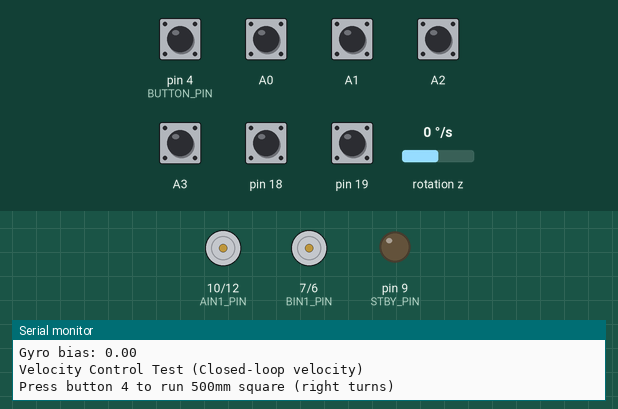
This sketch was run on a simulated Arduino Uno, built with avr-gcc and run on an emulated ATmega328P. Shown: motor-driver pin pairs drawn as motors (green arrow = first pin HIGH = forward, orange = second pin HIGH = backward, longer = more drive, scaled by the enable pin, stopped while the standby pin is LOW), output pins drawn as LEDs (lit = HIGH), the last lines printed to the serial monitor. Wiring (inferred from the names in the program): MPU-6050 motion sensor at I2C address 0x68. The inputs (shaded band) are chosen by the test bench; at power-on: A0–3, pin 4 (BUTTON_PIN), pin 18, pin 19 HIGH, rotation z 0 °/s.

Above: at 2.5 s.
2.6 s: pin 4 (BUTTON_PIN) pulled LOW for 0.15 s
At 3.8 s:
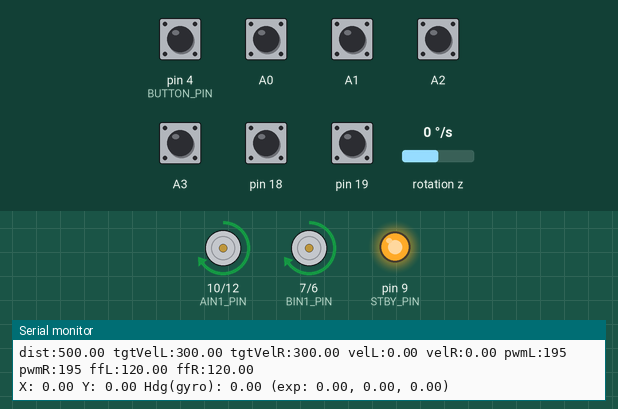
4.2 s: rotation z set to -192 °/s
At 5.0 s:
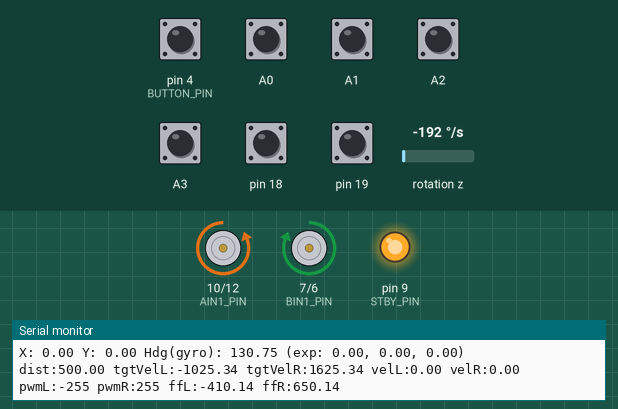
At 7.1 s:
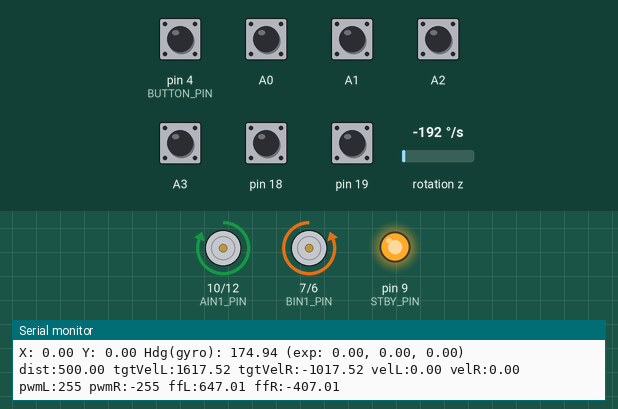
7.2 s: rotation z set to -161 °/s
At 9.8 s:
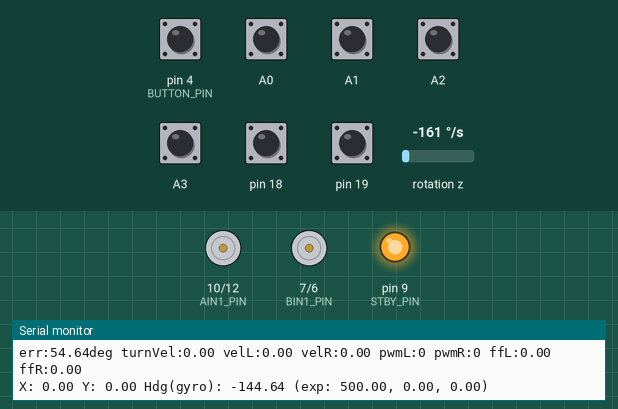
10.2 s: rotation z set to -152 °/s
11.8 s: rotation z set to 104 °/s
14.8 s: rotation z set to -4 °/s
Timing chart, 0 to 20.4 s (numbered marks = the images above; inputs shaded):
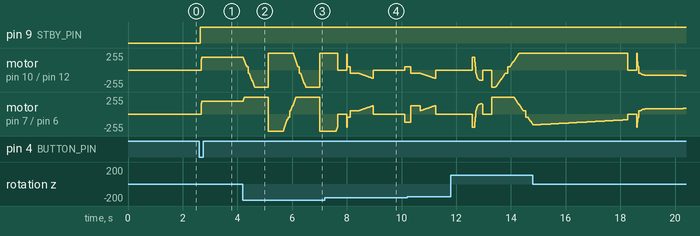

The sketch:

velocity_control.ino
```cpp
// Velocity Control: Closed-loop velocity PID for each wheel
// Button 4 runs a 500mm square (right turns)
// Uses MPU6050 gyro for heading

// ============== HARDWARE MAPPING ==============
// Tested with motor_encoder_test on 2026-01-13
//
// MOTORS:
//   LEFT wheel  = Motor A (PWMA, AIN1, AIN2)
//   RIGHT wheel = Motor B (PWMB, BIN1, BIN2)
//   +PWM = forward for both (robot drives forward)
//
// ENCODERS:
//   LEFT wheel  = Enc1 (A2, A3) - goes NEGATIVE when forward
//   RIGHT wheel = Enc0 (A0, A1) - goes POSITIVE when forward
//
// Note: Encoder pins are SWAPPED from motor pins!
//   Motor A (left)  uses Enc1 (A2,A3)
//   Motor B (right) uses Enc0 (A0,A1)
// ================================================

#include <Wire.h>

// ============== CONFIGURATION ==============

// MPU6050 I2C address
const int MPU6050_ADDR = 0x68;

// Motor pins (Motor A = LEFT, Motor B = RIGHT)
const int PWMA_PIN = 11;   // Left motor PWM
const int AIN1_PIN = 10;   // Left motor dir
const int AIN2_PIN = 12;   // Left motor dir
const int PWMB_PIN = 5;    // Right motor PWM
const int BIN1_PIN = 7;    // Right motor dir
const int BIN2_PIN = 6;    // Right motor dir
const int STBY_PIN = 9;

// Button pin
const int BUTTON_PIN = 4;

// Robot measurements
const float WHEEL_DIAMETER_MM = 73.025;  // 2 7/8 inches
const float WHEEL_BASE_MM = 180.0;
const int COUNTS_PER_REV = 900;

// Derived constants
const float MM_PER_COUNT = (PI * WHEEL_DIAMETER_MM) / COUNTS_PER_REV;

// Timing
const unsigned long LOOP_PERIOD_US = 20000;  // 50Hz

// Velocity PID gains (inner loop - controls PWM to achieve target velocity)
float Kp_vel = 0.0;
float Ki_vel = 0.0;
float Kd_vel = 0.0;
const float MAX_VELOCITY = 300.0;  // mm/s max speed

// Position PID gains (outer loop - outputs target velocity)
float Kp_pos = 2.0;
float Ki_pos = 0.0;
float Kd_pos = 0.1;

// Heading PID gains
float Kp_heading = 80.0;
float Ki_heading = 0.0;
float Kd_heading = 5.0;
float Kd_heading_turn = 20.0;

float Kp_heading_straight = 500.0;

// Motion limits
const int MAX_PWM = 255;
const int MIN_PWM = 50;
const float POS_TOLERANCE = 5.0;
const float HEADING_TOLERANCE = 0.035;
const int SETTLE_COUNT = 5;
const unsigned long TIMEOUT_MS = 5000;

// ============== GLOBAL STATE ==============

volatile long encLeft = 0;
volatile long encRight = 0;

long encLeftPrev = 0;
long encRightPrev = 0;

// Wheel velocities (mm/s)
float velLeft = 0;
float velRight = 0;

// Measured odometry
float posX = 0;
float posY = 0;
float heading = 0;
float headingEncoder = 0;

// Gyro calibration
float gyroBiasZ = 0;

// Expected position (ideal path)
float expectedX = 0;
float expectedY = 0;
float expectedHeading = 0;

int lastButtonVal = HIGH;

struct PIDState {
  float integral;
  float lastError;
  float lastMeasurement;
  float derivFiltered;
};

PIDState pidPos = {0, 0, 0, 0};
PIDState pidHeading = {0, 0, 0, 0};
PIDState pidVelLeft = {0, 0, 0, 0};
PIDState pidVelRight = {0, 0, 0, 0};

// ============== QUADRATURE ENCODER ==============
// Encoder mapping (see HARDWARE MAPPING at top):
//   Enc0 (A0,A1) = RIGHT wheel, +ve when forward
//   Enc1 (A2,A3) = LEFT wheel, -ve when forward (so we negate it)

volatile uint8_t lastPinState = 0;

const int8_t QUAD_TABLE[16] = {
   0, -1,  1,  0,
   1,  0,  0, -1,
  -1,  0,  0,  1,
   0,  1, -1,  0
};

ISR(PCINT1_vect) {
  uint8_t currentState = PINC;

  // Enc0 (A0,A1) = RIGHT wheel encoder, positive when forward
  uint8_t enc0OldA = (lastPinState >> 0) & 1;
  uint8_t enc0OldB = (lastPinState >> 1) & 1;
  uint8_t enc0NewA = (currentState >> 0) & 1;
  uint8_t enc0NewB = (currentState >> 1) & 1;
  uint8_t enc0Idx = (enc0OldA << 3) | (enc0OldB << 2) | (enc0NewA << 1) | enc0NewB;
  encRight += QUAD_TABLE[enc0Idx];  // Enc0 = Right

  // Enc1 (A2,A3) = LEFT wheel encoder, negative when forward (so negate)
  uint8_t enc1OldA = (lastPinState >> 2) & 1;
  uint8_t enc1OldB = (lastPinState >> 3) & 1;
  uint8_t enc1NewA = (currentState >> 2) & 1;
  uint8_t enc1NewB = (currentState >> 3) & 1;
  uint8_t enc1Idx = (enc1OldA << 3) | (enc1OldB << 2) | (enc1NewA << 1) | enc1NewB;
  encLeft -= QUAD_TABLE[enc1Idx];  // Enc1 = Left, negated so forward = +ve

  lastPinState = currentState;
}

void setupEncoders() {
  pinMode(A0, INPUT_PULLUP);
  pinMode(A1, INPUT_PULLUP);
  pinMode(A2, INPUT_PULLUP);
  pinMode(A3, INPUT_PULLUP);
  lastPinState = PINC;
  PCICR |= (1 << PCIE1);
  PCMSK1 |= (1 << PCINT8) | (1 << PCINT9) | (1 << PCINT10) | (1 << PCINT11);
}

void readEncoders(long &left, long &right) {
  noInterrupts();
  left = encLeft;
  right = encRight;
  interrupts();
}

// ============== MPU6050 GYRO ==============

void setupMPU6050() {
  Wire.begin();

  Wire.beginTransmission(MPU6050_ADDR);
  Wire.write(0x6B);
  Wire.write(0x00);
  Wire.endTransmission();

  Wire.beginTransmission(MPU6050_ADDR);
  Wire.write(0x1B);
  Wire.write(0x00);
  Wire.endTransmission();

  Wire.beginTransmission(MPU6050_ADDR);
  Wire.write(0x1A);
  Wire.write(0x03);
  Wire.endTransmission();

  delay(100);

  Serial.println("Calibrating gyro... keep robot still!");
  long sum = 0;
  const int samples = 500;
  for (int i = 0; i < samples; i++) {
    sum += readGyroZRaw();
    delay(2);
  }
  gyroBiasZ = (float)sum / samples;
  Serial.print("Gyro bias: ");
  Serial.println(gyroBiasZ);
}

int16_t readGyroZRaw() {
  Wire.beginTransmission(MPU6050_ADDR);
  Wire.write(0x47);
  Wire.endTransmission(false);
  Wire.requestFrom(MPU6050_ADDR, 2, true);
  return Wire.read() << 8 | Wire.read();
}

float readGyroZ() {
  int16_t raw = readGyroZRaw();
  float gyroZ = -(raw - gyroBiasZ) / 131.0;
  return gyroZ * PI / 180.0;
}

// ============== ODOMETRY ==============

void updateOdometry(float dt) {
  long left, right;
  readEncoders(left, right);

  long deltaLeft = left - encLeftPrev;
  long deltaRight = right - encRightPrev;
  encLeftPrev = left;
  encRightPrev = right;

  float distLeft = deltaLeft * MM_PER_COUNT;
  float distRight = deltaRight * MM_PER_COUNT;

  // Calculate wheel velocities (mm/s)
  // Encoder mapping is handled in ISR - both go positive when forward
  velLeft = distLeft / dt;
  velRight = distRight / dt;

  float distCenter = (distLeft + distRight) / 2.0;

  float deltaHeadingEnc = (distRight - distLeft) / WHEEL_BASE_MM;
  headingEncoder += deltaHeadingEnc;

  float gyroZ = readGyroZ();
  heading += gyroZ * dt;

  float midHeading = heading - (gyroZ * dt) / 2.0;
  posX += distCenter * cos(midHeading);
  posY += distCenter * sin(midHeading);

  while (heading > PI) heading -= 2 * PI;
  while (heading < -PI) heading += 2 * PI;
  while (headingEncoder > PI) headingEncoder -= 2 * PI;
  while (headingEncoder < -PI) headingEncoder += 2 * PI;
}

void resetOdometry() {
  noInterrupts();
  encLeft = 0;
  encRight = 0;
  interrupts();
  encLeftPrev = 0;
  encRightPrev = 0;
  posX = 0;
  posY = 0;
  heading = 0;
  headingEncoder = 0;
  velLeft = 0;
  velRight = 0;
  expectedX = 0;
  expectedY = 0;
  expectedHeading = 0;
}

// ============== PID ==============

void resetPID(PIDState &pid) {
  pid.integral = 0;
  pid.lastError = 0;
  pid.lastMeasurement = 0;
  pid.derivFiltered = 0;
}

float computePID(float error, float measurement, float Kp, float Ki, float Kd,
                 PIDState &state, float dt, float maxIntegral) {
  float P = Kp * error;

  state.integral += Ki * error * dt;
  state.integral = constrain(state.integral, -maxIntegral, maxIntegral);
  float I = state.integral;

  float derivative = (error - state.lastError) / dt;
  state.derivFiltered = 0.3 * derivative + 0.7 * state.derivFiltered;
  float D = -Kd * state.derivFiltered;

  state.lastError = error;
  state.lastMeasurement = measurement;

  return P + I + D;
}

// ============== MOTOR CONTROL ==============

void enableMotors(bool en) {
  digitalWrite(STBY_PIN, en ? HIGH : LOW);
}

// Low-level drive - applies PWM directly (no deadband compensation here)
void driveRaw(int pwmL, int pwmR) {
  pwmL = constrain(pwmL, -255, 255);
  pwmR = constrain(pwmR, -255, 255);

  // Motor A = Left, Motor B = Right
  // +PWM = forward for both (no flip needed)

  if (pwmL < 0) {
    digitalWrite(AIN1_PIN, LOW);
    digitalWrite(AIN2_PIN, HIGH);
  } else {
    digitalWrite(AIN1_PIN, HIGH);
    digitalWrite(AIN2_PIN, LOW);
  }

  if (pwmR < 0) {
    digitalWrite(BIN1_PIN, LOW);
    digitalWrite(BIN2_PIN, HIGH);
  } else {
    digitalWrite(BIN1_PIN, HIGH);
    digitalWrite(BIN2_PIN, LOW);
  }

  analogWrite(PWMA_PIN, abs(pwmL));
  analogWrite(PWMB_PIN, abs(pwmR));
}

void brake() {
  digitalWrite(AIN1_PIN, HIGH);
  digitalWrite(AIN2_PIN, HIGH);
  digitalWrite(BIN1_PIN, HIGH);
  digitalWrite(BIN2_PIN, HIGH);
  analogWrite(PWMA_PIN, 0);
  analogWrite(PWMB_PIN, 0);
}

// Feedforward gain (0 = disabled)
float Kff_vel = 0.4;

// PWM slew rate limit (PWM units per second, 0 = disabled)
float pwmSlewRate = 0.0;  // Disabled for bang-bang test

// Previous PWM values for slew rate limiting
float prevPwmL = 0;
float prevPwmR = 0;

// Simple velocity control: feedforward + error correction
// No PID, just FF + (error / errorDivisor)
float errorDivisor = 4.0;

// Closed-loop velocity control - takes target velocities (mm/s), outputs PWM
// Returns the PWM values applied and feedforward values
void driveVelocity(float targetVelL, float targetVelR, float dt, int &pwmLOut, int &pwmROut, float &ffLOut, float &ffROut) {
  // Velocity errors
  float velErrorL = targetVelL - velLeft;
  float velErrorR = targetVelR - velRight;

  // Feedforward based on target velocity
  float ffL = targetVelL * Kff_vel;
  float ffR = targetVelR * Kff_vel;
  ffLOut = ffL;
  ffROut = ffR;

  // Simple control: FF + error/4
  float pwmL = ffL + (velErrorL / errorDivisor);
  float pwmR = ffR + (velErrorR / errorDivisor);

  // Apply deadband compensation
  if (pwmL > 0) pwmL = max(pwmL, (float)MIN_PWM);
  else if (pwmL < 0) pwmL = min(pwmL, (float)-MIN_PWM);
  else if (abs(targetVelL) < 1.0) pwmL = 0;  // Allow zero if target is zero

  if (pwmR > 0) pwmR = max(pwmR, (float)MIN_PWM);
  else if (pwmR < 0) pwmR = min(pwmR, (float)-MIN_PWM);
  else if (abs(targetVelR) < 1.0) pwmR = 0;

  // Apply slew rate limiting
  if (pwmSlewRate > 0) {
    float maxChange = pwmSlewRate * dt;
    pwmL = constrain(pwmL, prevPwmL - maxChange, prevPwmL + maxChange);
    pwmR = constrain(pwmR, prevPwmR - maxChange, prevPwmR + maxChange);
  }

  prevPwmL = pwmL;
  prevPwmR = pwmR;

  pwmLOut = constrain((int)pwmL, -255, 255);
  pwmROut = constrain((int)pwmR, -255, 255);

  driveRaw(pwmLOut, pwmROut);
}

// ============== MOVEMENT ==============

bool driveStraight(float distanceMm) {
  float targetX = expectedX + distanceMm * cos(expectedHeading);
  float targetY = expectedY + distanceMm * sin(expectedHeading);
  bool goingBackward = (distanceMm < 0);
  float totalDist = abs(distanceMm);

  float startX = posX;
  float startY = posY;

  resetPID(pidPos);
  resetPID(pidHeading);
  resetPID(pidVelLeft);
  resetPID(pidVelRight);

  int settleCount = 0;
  unsigned long startTime = millis();
  unsigned long lastUpdate = micros();
  unsigned long lastLog = 0;

  Serial.print("Driving to: ");
  Serial.print(targetX);
  Serial.print(", ");
  Serial.println(targetY);

  while (true) {
    unsigned long now = micros();
    if (now - lastUpdate >= LOOP_PERIOD_US) {
      float dt = (now - lastUpdate) / 1000000.0;
      lastUpdate += LOOP_PERIOD_US;

      updateOdometry(dt);

      float distTraveled = sqrt((posX - startX) * (posX - startX) + (posY - startY) * (posY - startY));
      float distError = totalDist - distTraveled;
      if (distError < 0) distError = 0;

      float dx = targetX - posX;
      float dy = targetY - posY;
      float angleToTarget = atan2(dy, dx);

      float headingError;
      if (goingBackward) {
        headingError = angleToTarget + PI - heading;
      } else {
        headingError = angleToTarget - heading;
      }
      while (headingError > PI) headingError -= 2 * PI;
      while (headingError < -PI) headingError += 2 * PI;

      float progress = distTraveled / totalDist;
      progress = constrain(progress, 0.0, 1.0);
      float headingCorrectionScale = 1.0 - progress;

      // Outer loop: position error -> target velocity
      float targetVel = computePID(distError, 0, Kp_pos, Ki_pos, Kd_pos,
                                   pidPos, dt, MAX_VELOCITY);
      targetVel = constrain(targetVel, -MAX_VELOCITY, MAX_VELOCITY);

      // Heading correction -> differential velocity
      float turnCorrection = computePID(headingError, 0, Kp_heading_straight, Ki_heading, Kd_heading,
                                        pidHeading, dt, MAX_VELOCITY / 2);
      turnCorrection *= headingCorrectionScale;

      if (goingBackward) {
        targetVel = -targetVel;
      }

      // Convert to wheel velocities
      float targetVelL = targetVel + turnCorrection;
      float targetVelR = targetVel - turnCorrection;

      // Inner loop: velocity control
      int pwmL, pwmR;
      float ffL, ffR;
      driveVelocity(targetVelL, targetVelR, dt, pwmL, pwmR, ffL, ffR);

      unsigned long nowMs = millis();
      if (nowMs - lastLog >= 100) {
        lastLog = nowMs;
        Serial.print("dist:");
        Serial.print(distError);
        Serial.print(" tgtVelL:");
        Serial.print(targetVelL);
        Serial.print(" tgtVelR:");
        Serial.print(targetVelR);
        Serial.print(" velL:");
        Serial.print(velLeft);
        Serial.print(" velR:");
        Serial.print(velRight);
        Serial.print(" pwmL:");
        Serial.print(pwmL);
        Serial.print(" pwmR:");
        Serial.print(pwmR);
        Serial.print(" ffL:");
        Serial.print(ffL);
        Serial.print(" ffR:");
        Serial.println(ffR);
        printOdometry();
      }

      if (distError < POS_TOLERANCE) {
        settleCount++;
        if (settleCount >= SETTLE_COUNT) {
          brake();
          expectedX = targetX;
          expectedY = targetY;
          Serial.println("Done - settled");
          return true;
        }
      } else {
        settleCount = 0;
      }

      if (millis() - startTime > TIMEOUT_MS) {
        brake();
        expectedX = targetX;
        expectedY = targetY;
        Serial.println("Done - timeout");
        return false;
      }
    }
  }
}

bool turn(float degrees) {
  float radians = degrees * PI / 180.0;
  float targetHeading = expectedHeading + radians;
  bool turningLeft = (degrees > 0);

  while (targetHeading > PI) targetHeading -= 2 * PI;
  while (targetHeading < -PI) targetHeading += 2 * PI;

  resetPID(pidHeading);
  resetPID(pidVelLeft);
  resetPID(pidVelRight);

  int settleCount = 0;
  unsigned long startTime = millis();
  unsigned long lastUpdate = micros();
  unsigned long lastLog = 0;

  Serial.print("Turning: ");
  Serial.print(degrees);
  Serial.println(" deg");

  while (true) {
    unsigned long now = micros();
    if (now - lastUpdate >= LOOP_PERIOD_US) {
      float dt = (now - lastUpdate) / 1000000.0;
      lastUpdate += LOOP_PERIOD_US;

      updateOdometry(dt);

      float headingError = targetHeading - heading;
      while (headingError > PI) headingError -= 2 * PI;
      while (headingError < -PI) headingError += 2 * PI;

      // Outer loop: heading error -> turn velocity
      float turnVel = computePID(headingError, 0, Kp_heading, Ki_heading, Kd_heading_turn,
                                 pidHeading, dt, MAX_VELOCITY);
      turnVel = constrain(turnVel, -MAX_VELOCITY, MAX_VELOCITY);

      // Prevent reverse turning
      bool wouldTurnWrongWay = (turningLeft && headingError < 0) || (!turningLeft && headingError > 0);
      if (wouldTurnWrongWay) {
        turnVel = 0;
      }

      // Stop zone
      if (abs(headingError) < 0.1) {
        turnVel = 0;
      }

      // Convert to wheel velocities (differential drive)
      float targetVelL = turnVel;
      float targetVelR = -turnVel;

      // Inner loop: velocity control
      int pwmL, pwmR;
      float ffL, ffR;
      driveVelocity(targetVelL, targetVelR, dt, pwmL, pwmR, ffL, ffR);

      unsigned long nowMs = millis();
      if (nowMs - lastLog >= 100) {
        lastLog = nowMs;
        Serial.print("err:");
        Serial.print(headingError * 180.0 / PI);
        Serial.print("deg turnVel:");
        Serial.print(turnVel);
        Serial.print(" velL:");
        Serial.print(velLeft);
        Serial.print(" velR:");
        Serial.print(velRight);
        Serial.print(" pwmL:");
        Serial.print(pwmL);
        Serial.print(" pwmR:");
        Serial.print(pwmR);
        Serial.print(" ffL:");
        Serial.print(ffL);
        Serial.print(" ffR:");
        Serial.println(ffR);
        printOdometry();
      }

      if (abs(headingError) < HEADING_TOLERANCE) {
        settleCount++;
        if (settleCount >= SETTLE_COUNT) {
          brake();
          expectedHeading = targetHeading;
          Serial.println("Done - settled");
          return true;
        }
      } else {
        settleCount = 0;
      }

      if (millis() - startTime > TIMEOUT_MS) {
        brake();
        expectedHeading = targetHeading;
        Serial.println("Done - timeout");
        return false;
      }
    }
  }
}

// ============== DEBUG ==============

void printOdometry() {
  Serial.print("X: ");
  Serial.print(posX);
  Serial.print(" Y: ");
  Serial.print(posY);
  Serial.print(" Hdg(gyro): ");
  Serial.print(heading * 180.0 / PI);
  Serial.print(" (exp: ");
  Serial.print(expectedX);
  Serial.print(", ");
  Serial.print(expectedY);
  Serial.print(", ");
  Serial.print(expectedHeading * 180.0 / PI);
  Serial.println(")");
}

// ============== SQUARE SEQUENCE ==============

void runSquare() {
  Serial.println("\n=== Running 500mm Square (Right Turns) ===");
  resetOdometry();
  enableMotors(true);

  for (int i = 0; i < 4; i++) {
    Serial.print("\n--- Side ");
    Serial.print(i + 1);
    Serial.println(" ---");

    driveStraight(500);
    printOdometry();
    delay(300);

    turn(-90);
    printOdometry();
    delay(300);
  }

  enableMotors(false);

  Serial.println("\n=== Square Complete ===");
  Serial.println("Final position (should be near 0,0):");
  printOdometry();
}

// ============== SETUP & LOOP ==============

void setup() {
  Serial.begin(115200);

  pinMode(PWMA_PIN, OUTPUT);
  pinMode(AIN1_PIN, OUTPUT);
  pinMode(AIN2_PIN, OUTPUT);
  pinMode(PWMB_PIN, OUTPUT);
  pinMode(BIN1_PIN, OUTPUT);
  pinMode(BIN2_PIN, OUTPUT);
  pinMode(STBY_PIN, OUTPUT);

  setupEncoders();
  setupMPU6050();

  pinMode(BUTTON_PIN, INPUT_PULLUP);

  enableMotors(false);

  Serial.println("Velocity Control Test (Closed-loop velocity)");
  Serial.println("Press button 4 to run 500mm square (right turns)");
}

void loop() {
  int buttonVal = digitalRead(BUTTON_PIN);
  if (lastButtonVal == HIGH && buttonVal == LOW) {
    delay(50);
    runSquare();
  }
  lastButtonVal = buttonVal;
}
```

Measured:
- after the input at 2.6 s, pin 9 (STBY_PIN): LOW → HIGH after 0.05 s; motor on pin 10 (AIN1_PIN) / pin 12 (AIN2_PIN), motor on pin 7 (BIN1_PIN) / pin 6 (BIN2_PIN): stopped → forward 195/255 after 0.07 s
- after the input at 4.2 s, motor on pin 10 (AIN1_PIN) / pin 12 (AIN2_PIN): ramps from forward 255/255 to backward 255/255 and jumps back, once every 1.9 s; motor on pin 7 (BIN1_PIN) / pin 6 (BIN2_PIN): ramps from backward 255/255 to forward 255/255 and jumps back, once every 1.9 s
